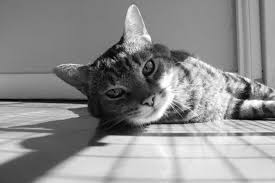
#> input picture download.jpeg, 275 x 183 px, found by its file name
$ python GLCM.py   (older library calls are emulated)
#> lines starting #> are read from the running program, lines starting #| are printed output that depends on the picture
#> further down, gray_img is the input picture: shape (183, 275); min 0, max 255, mean 141.4
import cv2
import numpy as np
from skimage.feature import graycomatrix, graycoprops

def compute_glcm_image_feature(img, feature='contrast', distance=1, angle=0):
#> called with feature = 'contrast', distance = 1, angle = 0
    win_size = 9  # Must be odd
    pad = win_size // 2
    img_padded = cv2.copyMakeBorder(img, pad, pad, pad, pad, cv2.BORDER_REFLECT)
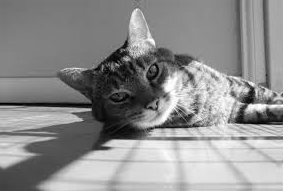
#> img_padded: shape (191, 283); min 0, max 255, mean 142.3
    output = np.zeros_like(img, dtype=np.float32)

    for i in range(pad, pad + img.shape[0]):
        for j in range(pad, pad + img.shape[1]):
            window = img_padded[i-pad:i+pad+1, j-pad:j+pad+1]
            glcm = graycomatrix(window,
                                distances=[distance],
                                angles=[angle],
                                levels=256,
                                symmetric=True,
                                normed=True)
            value = graycoprops(glcm, feature)[0, 0]
            output[i - pad, j - pad] = value
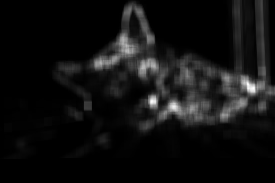
#> output: shape (183, 275) float32; min 0, max 2048.7, mean 138.3; drawn with min black and max white

    # Normalize and convert to image
    output_img = cv2.normalize(output, None, 0, 255, cv2.NORM_MINMAX)
    output_img = output_img.astype(np.uint8)
    return output_img

# Example usage
gray_img = cv2.imread(r"F:\8.Glucometer Setup IITH\download.jpeg", cv2.IMREAD_GRAYSCALE)
#> (the run stopped early here; a loop or call above may not have finished)
